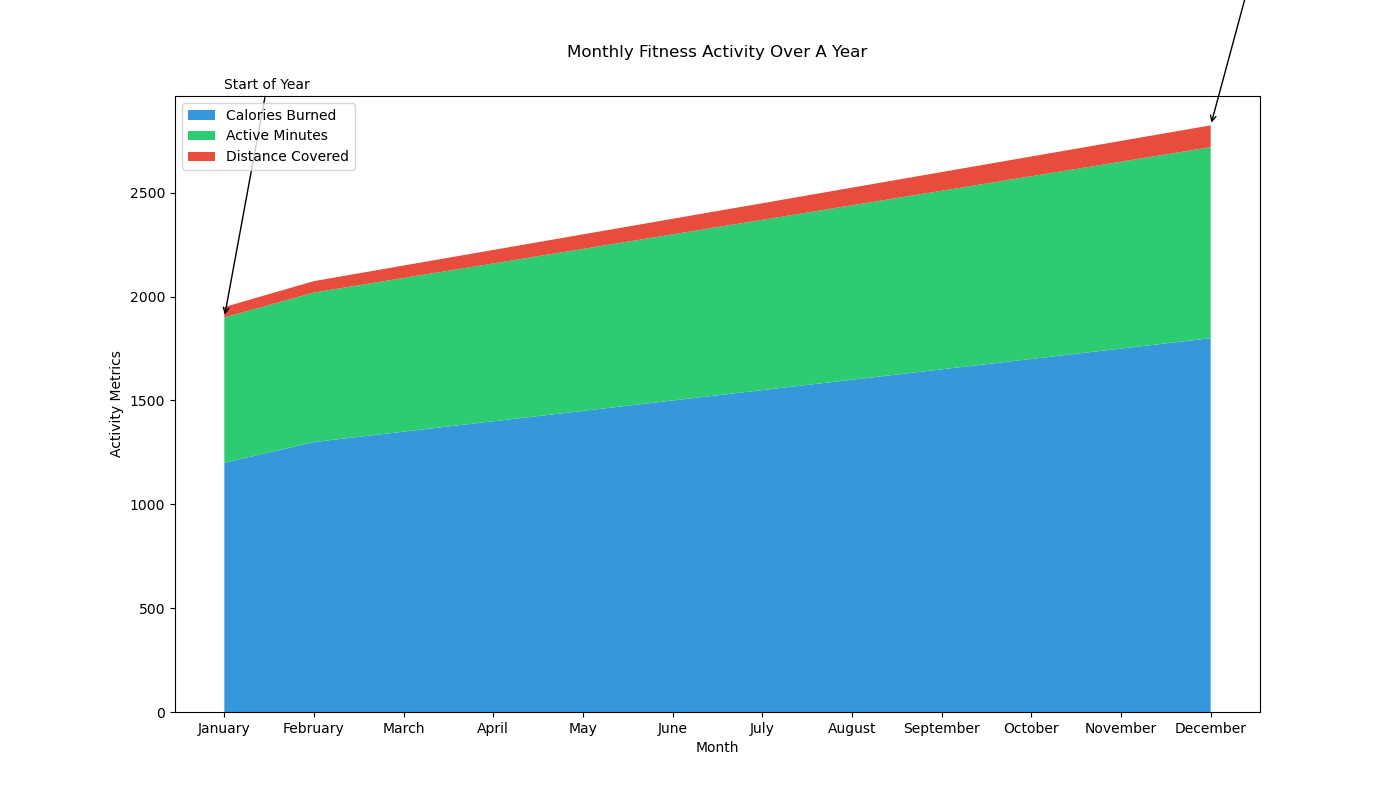

Source code (Python):

import matplotlib.pyplot as plt
import pandas as pd

data = {
    'Month': ['January', 'February', 'March', 'April', 'May', 'June', 
              'July', 'August', 'September', 'October', 'November', 'December'],
    'Calories Burned': [1200, 1300, 1350, 1400, 1450, 1500, 1550, 1600, 1650, 1700, 1750, 1800],
    'Active Minutes': [700, 720, 740, 760, 780, 800, 820, 840, 860, 880, 900, 920],
    'Distance Covered': [50, 55, 60, 65, 70, 75, 80, 85, 90, 95, 100, 105],
}

df = pd.DataFrame(data)

x = df['Month']

plt.figure(figsize=(14, 8))
plt.stackplot(x, df['Calories Burned'], df['Active Minutes'], df['Distance Covered'], 
              colors=['#3498db', '#2ecc71', '#e74c3c'])

plt.title('Monthly Fitness Activity Over A Year', y=1.05)
plt.xlabel('Month')
plt.ylabel('Activity Metrics')

plt.legend(['Calories Burned', 'Active Minutes', 'Distance Covered'], loc='upper left')

plt.annotate('Start of Year', xy=(0, df['Calories Burned'][0] + df['Active Minutes'][0]), 
             xytext=(0, 3000), arrowprops=dict(facecolor='black', arrowstyle='->'))

plt.annotate('End of Year', xy=(11, df['Calories Burned'][11] + df['Active Minutes'][11] + df['Distance Covered'][11]), 
             xytext=(11, 3500), arrowprops=dict(facecolor='black', arrowstyle='->'))

plt.show()
